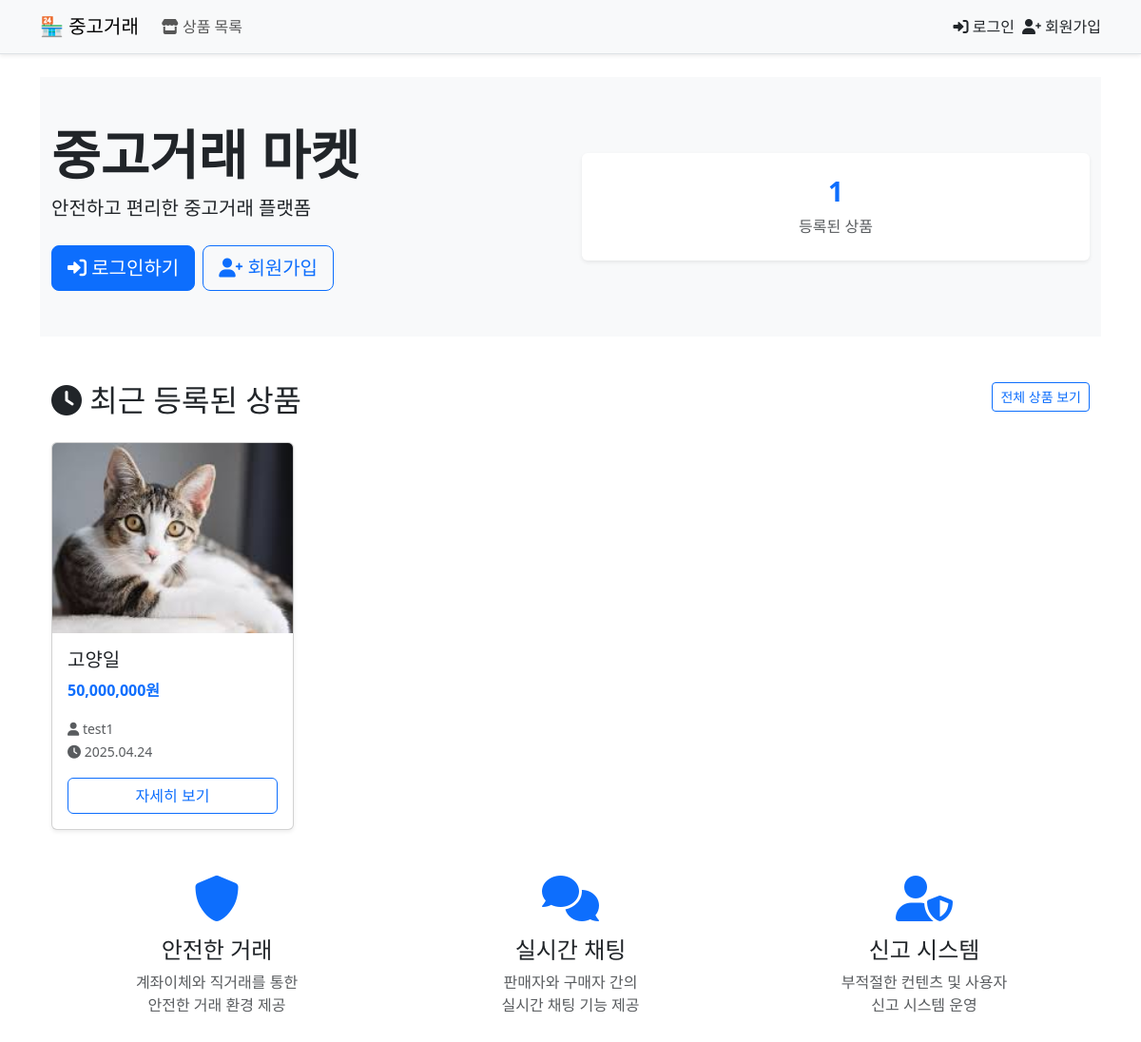
The app's page /, older data.
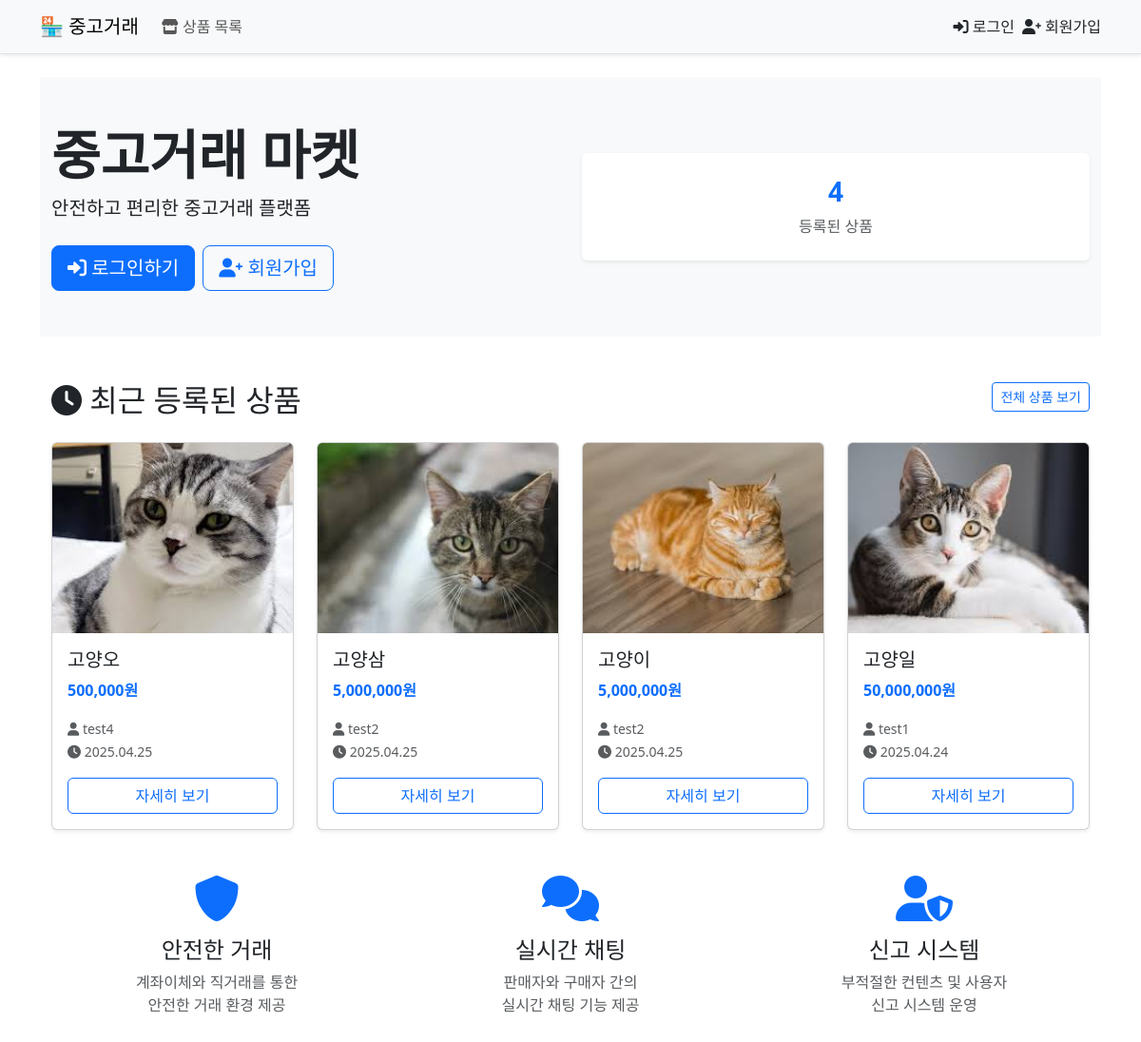
The same page, newer data.
### products/models.py (models this page shows)
class Product(models.Model):
    name = models.CharField(max_length=100)
    description = models.TextField()
    price = models.PositiveIntegerField()
    user = models.ForeignKey(CustomUser, on_delete=models.CASCADE)
    created_at = models.DateTimeField(auto_now_add=True)
    is_hidden = models.BooleanField(default=False)

class ProductImage(models.Model):
    product = models.ForeignKey(Product, on_delete=models.CASCADE)
    image = models.ImageField(upload_to='product_images/')

### accounts/models.py (models this page shows)
class CustomUser(AbstractUser):
    bio = models.TextField(blank=True)
    account_number = models.CharField(max_length=30, blank=True)
    is_admin = models.BooleanField(default=False)
    is_active = models.BooleanField(default=True)

### core/views.py (the view)
# urls.py: path('', index_view, name='index'),  # /
def index_view(request):
    recent_products = Product.objects.filter(
        is_hidden=False,
        user__is_active=True  # 활성화된 사용자의 상품만 표시
    ).order_by('-created_at')[:8]
    stats = {
        'total_products': Product.objects.filter(
            is_hidden=False,
            user__is_active=True
        ).count(),
    }
    context = {
        'recent_products': recent_products,
        'stats': stats,
    }
    return render(request, 'core/index.html', context)

### templates/core/index.html
{% extends 'base.html' %}
{% load humanize %}
{% block content %}
<div class="bg-light py-5 mb-5">
  <div class="container">
    <div class="row align-items-center">
      <div class="col-md-6">
        <h1 class="display-4 fw-bold">중고거래 마켓</h1>
        <p class="lead">안전하고 편리한 중고거래 플랫폼</p>
        <div class="d-flex gap-2 mt-4">
          {% if user.is_authenticated %}
            <a href="{% url 'products:product_create' %}" class="btn btn-primary btn-lg">
              <i class="fas fa-plus"></i> 상품 등록하기
            </a>
          {% else %}
            <a href="{% url 'accounts:login' %}" class="btn btn-primary btn-lg">
              <i class="fas fa-sign-in-alt"></i> 로그인하기
            </a>
            <a href="{% url 'accounts:signup' %}" class="btn btn-outline-primary btn-lg">
              <i class="fas fa-user-plus"></i> 회원가입
            </a>
          {% endif %}
        </div>
      </div>
      <div class="col-md-6">
        <div class="card border-0 shadow-sm">
          <div class="card-body p-4 text-center">
            <h3 class="fw-bold text-primary">{{ stats.total_products }}</h3>
            <p class="text-muted mb-0">등록된 상품</p>
          </div>
        </div>
      </div>
    </div>
  </div>
</div>
<div class="container mb-5">
  <h2 class="mb-4">
    <i class="fas fa-clock"></i> 최근 등록된 상품
    <a href="{% url 'products:product_list' %}" class="btn btn-outline-primary btn-sm float-end">
      전체 상품 보기
    </a>
  </h2>
  {% if recent_products %}
    <div class="row row-cols-1 row-cols-md-2 row-cols-lg-4 g-4">
      {% for product in recent_products %}
        <div class="col">
          <div class="card h-100 shadow-sm">
            {% if product.productimage_set.first %}
              <img src="{{ product.productimage_set.first.image.url }}" class="card-img-top" alt="{{ product.name }}"
                   style="height: 200px; object-fit: cover;">
            {% else %}
              <div class="card-img-top bg-light d-flex align-items-center justify-content-center" style="height: 200px;">
                <i class="fas fa-image text-muted fa-3x"></i>
              </div>
            {% endif %}
            <div class="card-body">
              <h5 class="card-title text-truncate">{{ product.name }}</h5>
              <p class="card-text fw-bold text-primary">{{ product.price|intcomma }}원</p>
              <p class="card-text">
                <small class="text-muted">
                  <i class="fas fa-user"></i> {{ product.user.username }}<br>
                  <i class="fas fa-clock"></i> {{ product.created_at|date:"Y.m.d" }}
                </small>
              </p>
              <a href="{% url 'products:product_detail' product.id %}" class="btn btn-outline-primary w-100">
                자세히 보기
              </a>
            </div>
          </div>
        </div>
      {% endfor %}
    </div>
  {% else %}
    <div class="text-center py-5">
      <i class="fas fa-box-open fa-3x text-muted mb-3"></i>
      <p class="lead text-muted">등록된 상품이 없습니다.</p>
    </div>
  {% endif %}
</div>
<div class="container mb-5">
  <div class="row g-4">
    <div class="col-md-4">
      <div class="text-center">
        <i class="fas fa-shield-alt fa-3x text-primary mb-3"></i>
        <h4>안전한 거래</h4>
        <p class="text-muted">계좌이체와 직거래를 통한<br>안전한 거래 환경 제공</p>
      </div>
    </div>
    <div class="col-md-4">
      <div class="text-center">
        <i class="fas fa-comments fa-3x text-primary mb-3"></i>
        <h4>실시간 채팅</h4>
        <p class="text-muted">판매자와 구매자 간의<br>실시간 채팅 기능 제공</p>
      </div>
    </div>
    <div class="col-md-4">
      <div class="text-center">
        <i class="fas fa-user-shield fa-3x text-primary mb-3"></i>
        <h4>신고 시스템</h4>
        <p class="text-muted">부적절한 컨텐츠 및 사용자<br>신고 시스템 운영</p>
      </div>
    </div>
  </div>
</div>
{% endblock %}

### templates/base.html (shortened to what this page needs)
<!DOCTYPE html>
<html lang="ko">
<head>
  <link href="https://cdn.jsdelivr.net/npm/bootstrap@5.3.0/dist/css/bootstrap.min.css" rel="stylesheet">
  <link href="https://cdnjs.cloudflare.com/ajax/libs/font-awesome/6.0.0/css/all.min.css" rel="stylesheet">
</head>
<body>
  <nav class="navbar navbar-expand-lg navbar-light bg-light border-bottom shadow-sm">
    <div class="container">
      <a class="navbar-brand" href="/">🏪 중고거래</a>
      <div class="collapse navbar-collapse" id="navbarNav">
        <ul class="navbar-nav me-auto">
          <li class="nav-item">
            <a class="nav-link" href="{% url 'products:product_list' %}">
              <i class="fas fa-store"></i> 상품 목록
            </a>
          </li>
        </ul>
        <div class="d-flex align-items-center">
          {% if user.is_authenticated %}
            <form method="post" action="{% url 'accounts:logout' %}" class="me-3">
              {% csrf_token %}
              <button type="submit" class="btn btn-outline-danger">
                <i class="fas fa-sign-out-alt"></i> 로그아웃
              </button>
            </form>
            <a href="{% url 'accounts:mypage' %}" class="nav-link px-2">
              <i class="fas fa-user"></i> {{ user.username }} 님
            </a>
          {% else %}
            <a class="nav-link me-2" href="{% url 'accounts:login' %}">
              <i class="fas fa-sign-in-alt"></i> 로그인
            </a>
            <a class="nav-link" href="{% url 'accounts:signup' %}">
              <i class="fas fa-user-plus"></i> 회원가입
            </a>
          {% endif %}
        </div>
      </div>
    </div>
  </nav>
  <div class="container mt-4">
    {% block content %}{% endblock %}
  </div>
</body>
</html>

Row changes from the older to the newer data that the page shows:
added Product: productimage_set.first.image (picture), name "고양오", price "500,000", user.username "test4", created_at "2025.04.25"
added Product: productimage_set.first.image (picture), name "고양삼", price "5,000,000", user.username "test2", created_at "2025.04.25"
added Product: productimage_set.first.image (picture), name "고양이", price "5,000,000", user.username "test2", created_at "2025.04.25"
Text that changed along with them:
{{ stats.total_products }}: "1" → "4"
